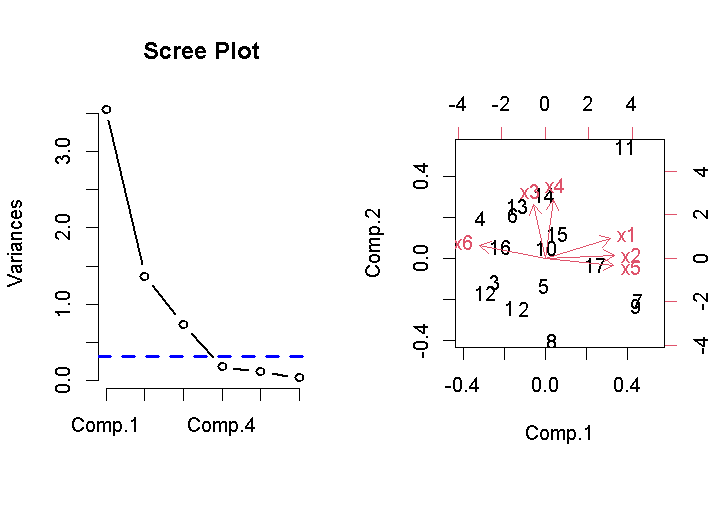

Recreate this plot in R.
#蔡煜
#24-12-09
#主成分分析
setwd("D:/R/RWorkPlace/应用数理统计")
library(ggplot2)
library(factoextra)
student=read.table("student.txt",header=TRUE)
#第一种写法（一般用于行数大于列数的情况）
#princomp提供的是载荷矩阵（loadings），这更多用于解释每个主成分的方差贡献
student.pca = princomp(student, cor = TRUE) #如果数据变量具有不同的量纲或数量级，选择cor = TRUE进行标准化
#第二种写法（两种情况都可以用）
#prcomp提供的是旋转矩阵（rotation），可以用来理解主成分与原始变量之间的关系
#student.pca = prcomp(student,center=F,scale. = T)
#student.pca
summary(student.pca, loadings = TRUE)
student.pca$scores
princomp.rank<-function(PCA,m=2,plot=F) 


#绘制折线图
par(mfrow = c(1, 2))
screeplot(student.pca, type = "lines", main = "Scree Plot", lwd = 2)
#加上蓝色的横直线
abline(h = 0.5598064^2, lty = 2, col = "blue", lwd = 3)
biplot(student.pca)

fviz_pca_ind(student.pca,
             col.ind = "cos2",  
             gradient.cols =c("red", "blue", "black"),
             repel = TRUE)


#例子2：用燕尾花数据集做分析
install.packages("factoextra")
library(factoextra)
View(iris)
getwd()  # 查看工作目录
head(iris) # 查看前六行数据
iris.pca=prcomp(iris[,1:4],center=F,scale. = T) # 重点1，主成分分析的结果,去中心化和归一化
iris.pca #有四列，每列代表载荷值，载荷值代表构建主成分时的各个变量的系数
names(iris.pca)  # 表头
# 查看PCA后的结果
summary(iris.pca) #查看各个主成分的重要性
#看第二行，意味着第一主成分表达了原数据中的93.63%的信息，第二主成分表达了原数据中的6.029%的信息
#看第三行，代表主成分的方差累积占比，前两个主成分的方差累积占比为0.99658
#绘制碎石图
fviz_eig(iris.pca, addlabels = T)# 以图表形式来展现选择PC1/PC1,2/PC1,2,3，..N （选择标准：>80%即可） 
fviz_pca_var(iris.pca) #可视化所有变量在第一主成分和第二主成分下的载荷
fviz_pca_biplot(iris.pca) #可视化个体和变量之间的双标图
biplot(iris.pca,scale = 0)
iris.pca$x  # 查看表头x里存的数据，x是经过主成分分析转换后的数据
head(iris.pca$x)
iris.pca$rotation #主成分分析的系数
head(iris.pca$rotation)
sum(iris.pca$rotation[,1]*iris[1,1:4]) #用主成分分析的系数*第一行燕尾花数据
head(iris.pca$x)
# Dessiner
fviz_pca_ind(iris.pca, col.ind= iris$Species, addEllipses = T,geom = ("point")) #addEllipses = T代表画出椭圆形框
